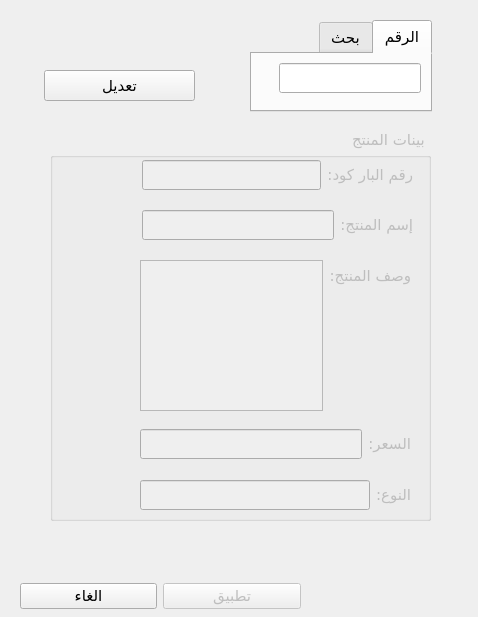
<?xml version="1.0" encoding="UTF-8"?>
<ui version="4.0">
 <class>edititemdialog</class>
 <widget class="QDialog" name="edititemdialog">
  <property name="geometry">
   <rect>
    <x>0</x>
    <y>0</y>
    <width>478</width>
    <height>617</height>
   </rect>
  </property>
  <property name="font">
   <font>
    <family>justagain DIN</family>
    <pointsize>11</pointsize>
   </font>
  </property>
  <property name="windowTitle">
   <string>تعديل صنف</string>
  </property>
  <property name="windowIcon">
   <iconset resource="Resources.qrc">
    <normaloff>:/icons/mainicon.ico</normaloff>:/icons/mainicon.ico</iconset>
  </property>
  <property name="layoutDirection">
   <enum>Qt::RightToLeft</enum>
  </property>
  <widget class="QGroupBox" name="groupBox">
   <property name="enabled">
    <bool>false</bool>
   </property>
   <property name="geometry">
    <rect>
     <x>50</x>
     <y>130</y>
     <width>381</width>
     <height>391</height>
    </rect>
   </property>
   <property name="title">
    <string>بينات المنتج</string>
   </property>
   <widget class="QWidget" name="layoutWidget">
    <property name="geometry">
     <rect>
      <x>92</x>
      <y>30</y>
      <width>271</width>
      <height>31</height>
     </rect>
    </property>
    <layout class="QFormLayout" name="formLayout">
     <item row="0" column="0">
      <widget class="QLabel" name="label">
       <property name="font">
        <font>
         <family>justagain DIN</family>
         <pointsize>11</pointsize>
        </font>
       </property>
       <property name="text">
        <string>رقم البار كود:</string>
       </property>
       <property name="buddy">
        <cstring>barcode</cstring>
       </property>
      </widget>
     </item>
     <item row="0" column="1">
      <widget class="QLineEdit" name="barcode">
       <property name="inputMethodHints">
        <set>Qt::ImhNone</set>
       </property>
      </widget>
     </item>
    </layout>
   </widget>
   <widget class="QWidget" name="layoutWidget">
    <property name="geometry">
     <rect>
      <x>92</x>
      <y>80</y>
      <width>271</width>
      <height>30</height>
     </rect>
    </property>
    <layout class="QFormLayout" name="formLayout_2">
     <item row="0" column="0">
      <widget class="QLabel" name="label_2">
       <property name="font">
        <font>
         <pointsize>11</pointsize>
        </font>
       </property>
       <property name="text">
        <string>إسم المنتج:</string>
       </property>
       <property name="buddy">
        <cstring>title</cstring>
       </property>
      </widget>
     </item>
     <item row="0" column="1">
      <widget class="QLineEdit" name="title"/>
     </item>
    </layout>
   </widget>
   <widget class="QWidget" name="layoutWidget">
    <property name="geometry">
     <rect>
      <x>90</x>
      <y>130</y>
      <width>271</width>
      <height>151</height>
     </rect>
    </property>
    <layout class="QFormLayout" name="formLayout_3">
     <item row="0" column="0">
      <widget class="QLabel" name="label_3">
       <property name="font">
        <font>
         <pointsize>11</pointsize>
        </font>
       </property>
       <property name="text">
        <string>وصف المنتج:</string>
       </property>
       <property name="buddy">
        <cstring>desc</cstring>
       </property>
      </widget>
     </item>
     <item row="0" column="1">
      <widget class="QTextEdit" name="desc"/>
     </item>
    </layout>
   </widget>
   <widget class="QWidget" name="layoutWidget">
    <property name="geometry">
     <rect>
      <x>90</x>
      <y>299</y>
      <width>271</width>
      <height>31</height>
     </rect>
    </property>
    <layout class="QFormLayout" name="formLayout_4">
     <item row="0" column="0">
      <widget class="QLabel" name="label_4">
       <property name="text">
        <string>السعر:</string>
       </property>
       <property name="buddy">
        <cstring>price</cstring>
       </property>
      </widget>
     </item>
     <item row="0" column="1">
      <widget class="QLineEdit" name="price"/>
     </item>
    </layout>
   </widget>
   <widget class="QWidget" name="layoutWidget">
    <property name="geometry">
     <rect>
      <x>90</x>
      <y>350</y>
      <width>271</width>
      <height>31</height>
     </rect>
    </property>
    <layout class="QFormLayout" name="formLayout_5">
     <item row="0" column="0">
      <widget class="QLabel" name="label_5">
       <property name="text">
        <string>النوع:</string>
       </property>
      </widget>
     </item>
     <item row="0" column="1">
      <widget class="QLineEdit" name="type"/>
     </item>
    </layout>
   </widget>
  </widget>
  <widget class="QWidget" name="layoutWidget">
   <property name="geometry">
    <rect>
     <x>20</x>
     <y>580</y>
     <width>281</width>
     <height>32</height>
    </rect>
   </property>
   <layout class="QHBoxLayout" name="horizontalLayout">
    <item>
     <widget class="QPushButton" name="pushButton">
      <property name="enabled">
       <bool>false</bool>
      </property>
      <property name="text">
       <string>تطبيق</string>
      </property>
     </widget>
    </item>
    <item>
     <widget class="QPushButton" name="pushButton_2">
      <property name="text">
       <string>الغاء</string>
      </property>
     </widget>
    </item>
   </layout>
  </widget>
  <widget class="QTabWidget" name="tabWidget">
   <property name="geometry">
    <rect>
     <x>250</x>
     <y>20</y>
     <width>182</width>
     <height>92</height>
    </rect>
   </property>
   <property name="layoutDirection">
    <enum>Qt::RightToLeft</enum>
   </property>
   <property name="currentIndex">
    <number>0</number>
   </property>
   <property name="iconSize">
    <size>
     <width>32</width>
     <height>32</height>
    </size>
   </property>
   <property name="elideMode">
    <enum>Qt::ElideNone</enum>
   </property>
   <property name="documentMode">
    <bool>false</bool>
   </property>
   <property name="tabsClosable">
    <bool>false</bool>
   </property>
   <property name="movable">
    <bool>false</bool>
   </property>
   <widget class="QWidget" name="tab">
    <attribute name="icon">
     <iconset>
      <normalon>:/icons/Search-good-icon.png</normalon>
     </iconset>
    </attribute>
    <attribute name="title">
     <string>الرقم</string>
    </attribute>
    <layout class="QFormLayout" name="formLayout_6">
     <item row="0" column="0">
      <widget class="QLineEdit" name="Numberinput">
       <property name="maxLength">
        <number>999999999</number>
       </property>
      </widget>
     </item>
    </layout>
   </widget>
   <widget class="QWidget" name="tab_2">
    <attribute name="icon">
     <iconset>
      <normalon>:/icons/Monitoring-icon.png</normalon>
     </iconset>
    </attribute>
    <attribute name="title">
     <string>بحث</string>
    </attribute>
    <layout class="QFormLayout" name="formLayout_7">
     <item row="0" column="0">
      <widget class="QLineEdit" name="search_item">
       <property name="focusPolicy">
        <enum>Qt::StrongFocus</enum>
       </property>
      </widget>
     </item>
    </layout>
   </widget>
  </widget>
  <widget class="QPushButton" name="pushButton_3">
   <property name="geometry">
    <rect>
     <x>44</x>
     <y>70</y>
     <width>151</width>
     <height>31</height>
    </rect>
   </property>
   <property name="text">
    <string>تعديل</string>
   </property>
  </widget>
 </widget>
 <tabstops>
  <tabstop>Numberinput</tabstop>
  <tabstop>pushButton_3</tabstop>
  <tabstop>title</tabstop>
  <tabstop>desc</tabstop>
  <tabstop>price</tabstop>
  <tabstop>type</tabstop>
  <tabstop>pushButton</tabstop>
  <tabstop>pushButton_2</tabstop>
  <tabstop>search_item</tabstop>
  <tabstop>barcode</tabstop>
  <tabstop>tabWidget</tabstop>
 </tabstops>
 <resources>
  <include location="Resources.qrc"/>
 </resources>
 <connections>
  <connection>
   <sender>pushButton_2</sender>
   <signal>clicked()</signal>
   <receiver>edititemdialog</receiver>
   <slot>close()</slot>
   <hints>
    <hint type="sourcelabel">
     <x>121</x>
     <y>364</y>
    </hint>
    <hint type="destinationlabel">
     <x>30</x>
     <y>356</y>
    </hint>
   </hints>
  </connection>
 </connections>
</ui>
